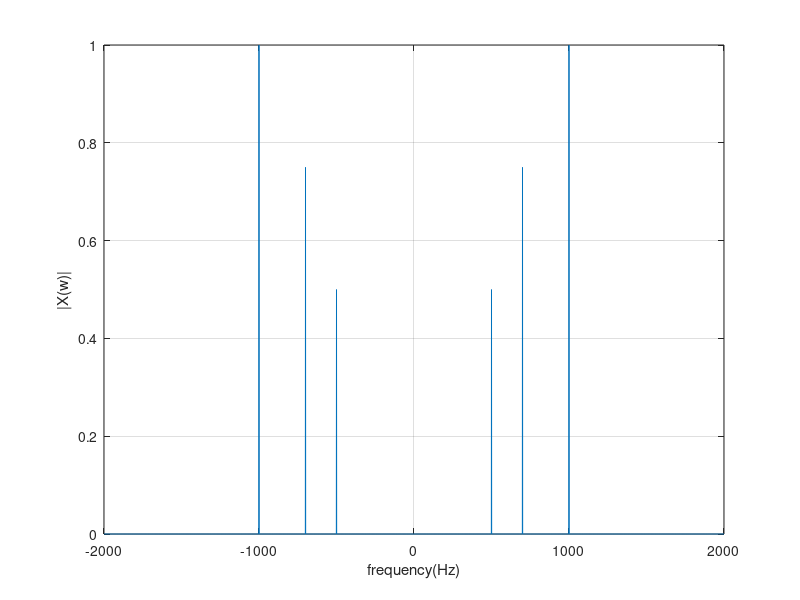

MATLAB code to generate this figure:
function main()

fs = 4000;
f1 = 500;
f2 = 1000;
f3 = 700;

t = 0:1/fs:1; 
x = sin(2 * pi * f1 * t) + 2 * sin(2 * pi * f2 * t) + 1.5 * sin(2 * pi * f3 * t); 

omega = -pi:(2*pi)/fs:pi;

X = DTFT_func(x, omega);

figure;
plot((omega*fs)/(2*pi), abs(X));
xlabel('frequency(Hz)')
ylabel('|X(w)|')
grid on;

end

function X = DTFT_func(x, omega)
    
    N = length(x); 
    X = zeros(size(omega)); 
    for k = 1:length(omega)
        X(k) =(1/(N))* (sum(x .* exp(-1i * omega(k) .* (0:N-1))));
    end
end
